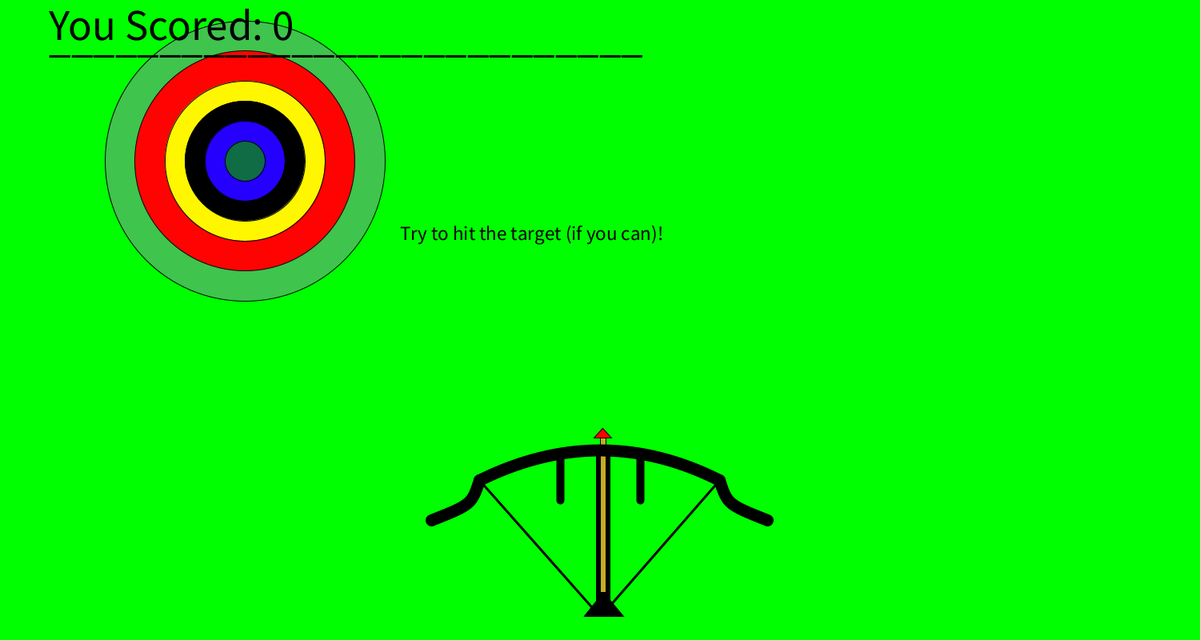
Frame 1 (no input)
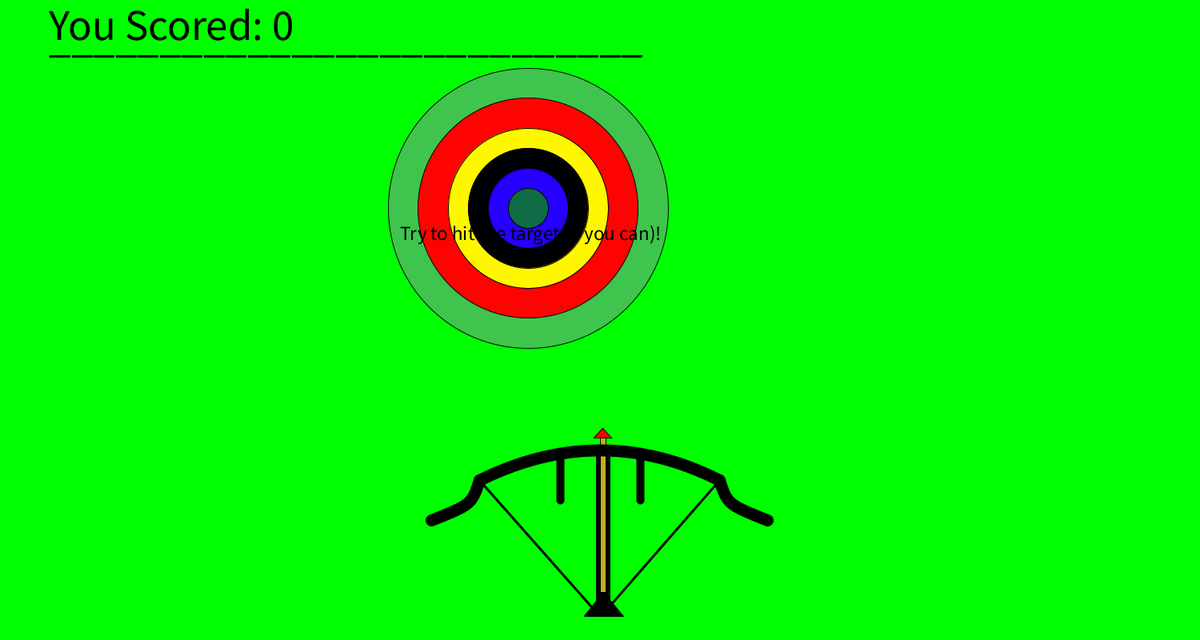
Frame 60 (the mouse pressed at the canvas centre just before this capture)
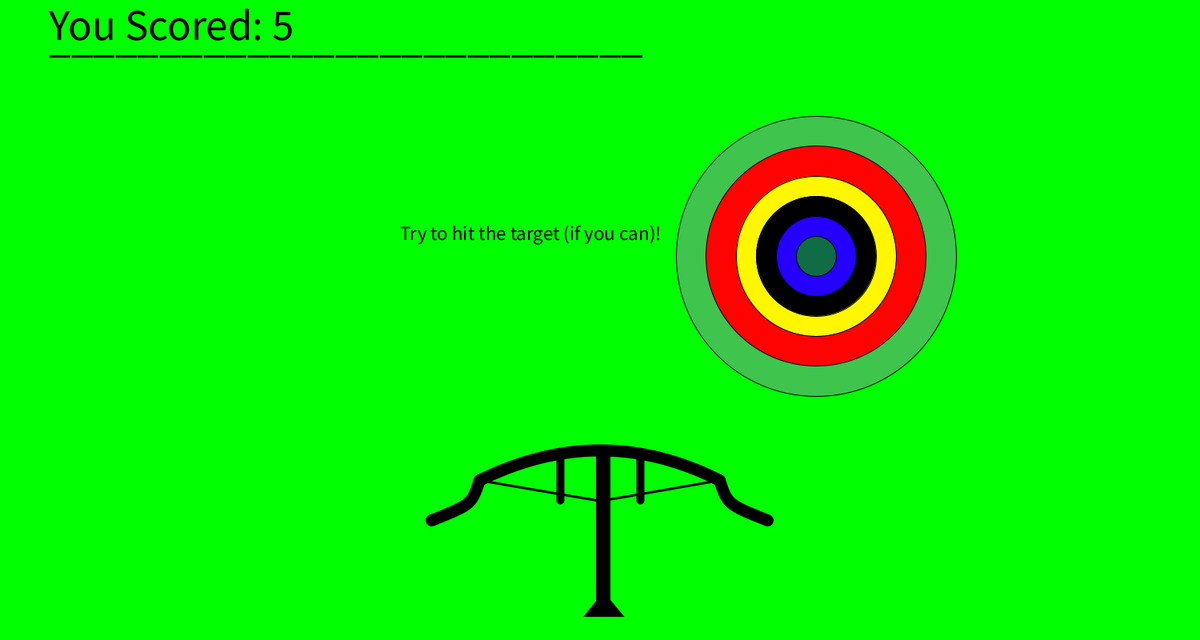
Frame 120 (the mouse held since frame 60 and released just before this capture)

The Processing sketch that drew these frames (run headless with seeded random() and noise(); from frame 60 on, the mouse is pressed at the canvas centre):

// Processing sketch: processing_156143
// ── processing_156143.pde

int x1 = 200;
   int speed = 1;
   int x=0;
   int score=0;
   int speed1 = 2;
   int x2 = 300;
   int speed2 = 6;
void setup(){
 
size(1500,800);
background(0,255,0);

}
void draw(){
  
  float r = random(10);
   
  x1=x1+speed;
  if((x1 > 400) || (x1 < 100)){
    speed = speed * -1;
  }
   
    x2=x2+speed2;
  if((x2 > 1200) || (x2 < 300)){
    speed2 = speed2 * -1;
  }
  
  background(0,255,0);
 
  //target//
  
stroke(0,0,0);
fill(63,196,77);
ellipse(x2,x1,350,350);
fill(255,3,3);
ellipse(x2,x1,275,275);
fill(255,247,0);
ellipse(x2,x1,200,200);
fill(0,0,0);
ellipse(x2,x1,150,150);
fill(37,0,255);
ellipse(x2,x1,100,100);
fill(15,108,69);
ellipse(x2,x1,50,50);
println(x2);


if(x2>727&&x2<767&&x>1200&&x<1400){
println("You scored");
score=score+6;

}

if(x2>577&&x2<616&&x>1200&&x<1400){
println("You scored");
score=score+1;

}

if(x1>616&&x1<654&&x>1200&&x<1400){
println("You scored");
score=score+2;

}

if(x2>654&&x2<676&&x>1200&&x<1400){
println("You scored");
score=score+3;

}

if(x2>676&&x2<703&&x>1200&&x<1400){
println("You scored");
score=score+4;

}

if(x2>703&&x2<727&&x>1200&&x<1400){
println("You scored");
score=score+5;

}

if(x2>880&&x2<918&&x>1200&&x<1400){
println("You scored");
score=score+1;

}

if(x2>842&&x2<880&&x>1200&&x<1400){
println("You scored");
score=score+2;

}

if(x2>817&&x2<842&&x>1200&&x<1400){
println("You scored");
score=score+3;

}



if(x2>767&&x2<792&&x>1200&&x<1400){
println("You scored");
score=score+5;

}


if(x2>800&&x2<817&&x>1200&&x<1400){
println("You scored");
score=score+4;

}
fill(0);
strokeWeight(10);
line(700,565,700,625);
line(800,565,800,625);
strokeWeight(1);


if(score >= 75){
  text("You win!",750,400);
}

 fill(0);
 rect(745,565,17,200);

 triangle(754,740,730,770,779,770);

if(mousePressed ){
  x=x+150;
fill(196+x,172,38);
rect(750,540-x,7,200);

fill(255,0,0);
 
triangle(753,535-x,742,547-x,764,547-x);
fill(0);
strokeWeight(3);
line(599,600,745,625);
line(899,600,755,625);

}else{
  x= 0;
 
fill(196,172,38);
rect(750,540,7,200);
fill(255,0,0);
triangle(753,535,742,547,764,547);
strokeWeight(3);
line(599,600,745,765);
line(899,600,755,765);


}

 
 
 
 
noFill();
strokeWeight(15);
bezier(599, 600,  700, 550,  800, 550,  899, 600);
bezier(599,600,589,630,589,630,539,650);
bezier(899,600,909,630,909,630,959,650);
strokeWeight(1);
textSize(25);
fill(0);
text("Try to hit the target (if you can)!", 500,300);
textSize(55);
text(" You Scored: "+score,  50,50);
text(" ___________________________ ",50,65);
 
 
     
 
}
